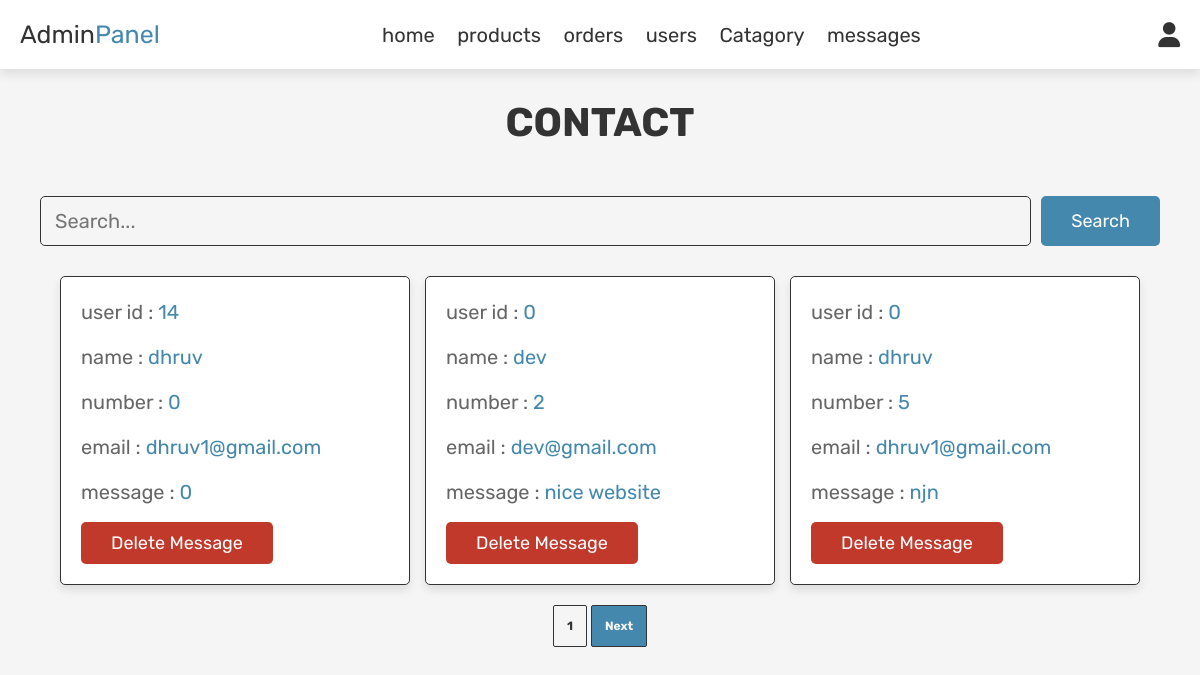
/admin_contacts.php (signed in), run on the app's committed database.
### tables this page shows
CREATE TABLE `message` (
  `id` int(100) NOT NULL,
  `user_id` int(100) NOT NULL,
  `name` varchar(100) NOT NULL,
  `email` varchar(100) NOT NULL,
  `number` varchar(12) NOT NULL,
  `message` varchar(500) NOT NULL
);

### admin_contacts.php (the view, shortened to what this page needs)
<?php
include 'config.php';
?>
<!DOCTYPE html>
<html lang="en">
<head>
   <link rel="stylesheet" href="https://cdnjs.cloudflare.com/ajax/libs/font-awesome/6.0.0/css/all.min.css">
   <link rel="stylesheet" href="css/admin_style.css">
</head>
<body>
<?php include 'admin_header.php'; ?>
<section class="messages">
   <h1 class="title"> Contact </h1>
   <section class="search-form">
   <form method="post">
   <input type="text" id="search" name="search_term" placeholder="Search..." class="box">
   <button type="submit" class="btn">Search</button>
   </form>
   </section>
   <div class="box-container">
   <?php
     $limit = 3;
     if (isset($_GET['page'])) {
      $page = $_GET['page'];
     } else {
       $page = 1;
     }
     $offset = ($page - 1) * $limit;
     if(isset($_POST['search_term'])) {
      $search_term = $_POST['search_term'];
      $query = "SELECT * FROM  message WHERE name LIKE '%$search_term%'";
      $result = mysqli_query($conn, $query);
      while ($fetch_users = mysqli_fetch_assoc($result)) {
        ?>
      <div class="box">
      <p> user id : <span><?php echo $fetch_users['user_id']; ?></span> </p>
      <p> username : <span><?php echo $fetch_users['name']; ?></span> </p>
      <p> email : <span><?php echo $fetch_users['email']; ?></span> </p>
      <p> email : <span><?php echo $fetch_users['message']; ?></span> </p>
      <a href="admin_contacts.php?delete=<?php echo $fetch_message['id']; ?>" onclick="return confirm('delete this message?');" class="delete-btn">delete message</a>
     </div>
        <?php
      }
    }else {
      $select_message = mysqli_query($conn, "SELECT * FROM `message` LIMIT {$offset},{$limit}") or die('query failed');
      if(mysqli_num_rows($select_message) > 0){
         while($fetch_message = mysqli_fetch_assoc($select_message)){
   ?>
   <div class="box">
      <p> user id : <span><?php echo $fetch_message['user_id']; ?></span> </p>
      <p> name : <span><?php echo $fetch_message['name']; ?></span> </p>
      <p> number : <span><?php echo $fetch_message['number']; ?></span> </p>
      <p> email : <span><?php echo $fetch_message['email']; ?></span> </p>
      <p> message : <span><?php echo $fetch_message['message']; ?></span> </p>
      <a href="admin_contacts.php?delete=<?php echo $fetch_message['id']; ?>" onclick="return confirm('delete this message?');" class="delete-btn">delete message</a>
   </div>
   <?php
      };
   }else{
      echo '<p class="empty">you have no messages!</p>';
   }
}
   ?>
   </div>
   <div class="contanier-pagination">
  <?php
  $sql1 = "SELECT * FROM `message`";
  $result1 = mysqli_query($conn,$sql1) or die(mysqli_error());
  if (mysqli_num_rows($result1) > 0) {
    $total_records = mysqli_num_rows($result1);
    $total_page = ceil($total_records / $limit);
    echo '<nav aria-label="Page navigation example">';
    echo '<ul class="pagination">';
    for ($i=1; $i < $total_page; $i++) {
      if ($i == $page) {
          $active = "active";
      } else {
       $active = "";
      }
        echo '<li class="page-item "><a class="page-link '.$active.'" href="admin_contacts.php?page='.$i.'"  >'.$i.'</a></li>';
    }
    if ($total_page > $page) {
      echo '<li class="page-item"><a class="page-link" href="admin_contacts.php?page='.($page +1).'">Next</a></li>';
    }
    echo '</ul>';
    echo '</nav>';
}
   ?>
</div>
</section>
</body>
</html>

### css/admin_style.css (style rules this page uses)
:root { --purple:#4488ad; --red:#c0392b; --orange:#f39c12; --black:#333; --white:#fff; --light-color:#666; --light-white:#ccc; --light-bg:#f5f5f5; --border:.1rem solid var(--black); --box-shadow:0 .5rem 1rem rgba(0,0,0,.1); }
* { font-family: 'Rubik', sans-serif; margin:0; padding:0; box-sizing: border-box; outline: none; border:none; text-decoration: none; transition:all .2s linear; }
html { font-size: 62.5%; overflow-x: hidden; }
body { background-color: var(--light-bg); }
section { padding:3rem 2rem; }
.title { text-align: center; margin-bottom: 2rem; text-transform: uppercase; color:var(--black); font-size: 4rem; }
.btn, .option-btn, .delete-btn, .white-btn { display: inline-block; margin-top: 1rem; padding:1rem 3rem; cursor: pointer; color:var(--white); font-size: 1.8rem; border-radius: .5rem; text-transform: capitalize; }
.white-btn, .btn { background-color: var(--purple); }
.delete-btn { background-color: var(--red); }
.messages .box-container { display: grid; grid-template-columns: repeat(auto-fit, 35rem); justify-content: center; gap:1.5rem; max-width: 1200px; margin:0 auto; align-items: flex-start; }
.messages .box-container .box { background-color: var(--white); padding:2rem; border:var(--border); box-shadow: var(--box-shadow); border-radius: .5rem; }
.messages .box-container .box p { padding-bottom: 1.5rem; font-size: 2rem; color:var(--light-color); line-height: 1.5; }
.messages .box-container .box p span { color:var(--purple); }
.messages .box-container .box .delete-btn { margin-top: 0; }
.search-form form { max-width: 1200px; margin:0 auto; display: flex; gap:1rem; }
.search-form form .btn { margin-top: 0; }
.search-form form .box { width: 100%; padding:1.2rem 1.4rem; border:var(--border); font-size: 2rem; color:var(--black); background-color: var(--light-bg); border-radius: .5rem; }
.pagination { display: flex; padding-left: 0; list-style: none; margin : 2rem 0; }
.page-link { position: relative; display: block; padding: 0.75rem 0.375rem; color: var(--black); text-decoration: none; padding:1.3rem; background-color: var(--bs-pagination-bg); border:var(--border); background-color: var(--light-bg); border-radius: 0.2rem;margin: 0 0.2rem; font-weight: bold; font-size: 1.2rem; transition: color 0.15s ease-in-out, background-color 0.15s ease-in-out, border-color 0.15s ease-in-out, box-shadow 0.15s ease-in-out; }
.active { background-color: #d8e6ed; }

### admin_contacts.php (style rules this page uses)
.contanier-pagination { display: flex; justify-content: center; }
.pagination { display: flex; padding-left: 0; list-style: none; margin : 2rem 0; }
.page-link { position: relative; display: block; padding: 0.75rem 0.375rem; color: var(--light-bg); text-decoration: none; padding:1.3rem; background-color: var(--purple); font-weight: bold; font-size: 1.2rem; transition: color 0.15s ease-in-out, background-color 0.15s ease-in-out, border-color 0.15s ease-in-out, box-shadow 0.15s ease-in-out; }
.active { background-color: var(--light-bd); color: var(--black); }
.search-form form { max-width: 1200px; margin:0 auto; display: flex; gap:1rem; }
.search-form form .btn { margin-top: 0; }
.search-form form .box { width: 100%; padding:1.2rem 1.4rem; border:var(--border); font-size: 2rem; color:var(--black); background-color: var(--light-bg); border-radius: .5rem; }

### data on the page
message: user "14", name "dhruv", number "0", email "dhruv1@gmail.com", message "0"
message: user "0", name "dev", number "2", email "dev@gmail.com", message "nice website"
message: user "0", name "dhruv", number "5", email "dhruv1@gmail.com", message "njn"
